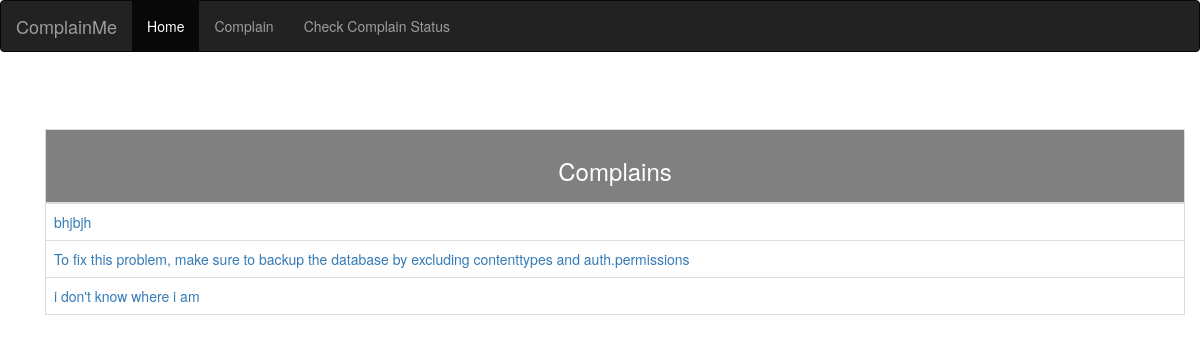
The page /complain/ on the database its author committed.
### complain/models.py (models this page shows, shortened)
class Complain(models.Model):
    code = models.CharField(max_length=10)
    subject = models.CharField(max_length=100)
    message = models.CharField(max_length=1000)
    status = models.CharField(max_length=10, default='not read')
    govt_agency = models.ForeignKey(Govt_Agency)

### complain/views.py (the view, shortened to what this page needs)
# urls.py: url(r'^complain/$', views.complains_list),
def complains_list(request):
    govt_agency = Govt_Agency.objects.all()
    complains = Complain.objects.all()
    context = {
        'complains': complains,
        'agencies': govt_agency
    }
    return render(request, "index.html", context)

### complain/templates/index.html (shortened to what this page needs)
{% extends 'base.html' %}
{% block content %}
<div class="container main">
  <table class="table table-bordered">
    <thead>
      <tr>
        <th style="background-color: grey; color: white"><h3><center>Complains</center></h3></th>
      </tr>
    </thead>
    <tbody>
      {% include 'partials/table_li_.html' %}
    </tbody>
  </table>
</div>
{% endblock %}

### complain/templates/partials/table_li_.html
{% for complain in complains %}
  <tr>
    <td><a href="/complain/{{ complain.code }}">{{ complain.subject }}</a></td>
  </tr>
{% empty %}
  <tr>
    <td colspan="8" class="text-center bg-warning">No Complain</td>
  </tr>
{% endfor %}

### complain/templates/partials/modal.html (style rules this page uses)
.main { margin-top: 5%; }

### rows shown on the page
Complain: subject "bhjbjh"
Complain: subject "To fix this problem, make sure to backup the database by excluding contenttypes and auth.permissions"
Complain: subject "i don't know where i am"
